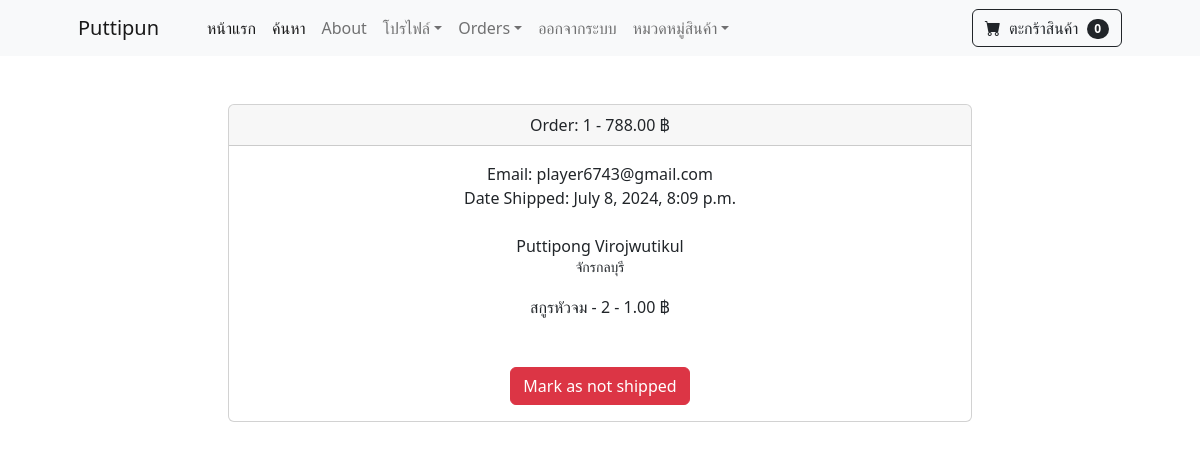
/payment/orders/1 (signed in), run on the app's committed database.
### payment/models.py (models this page shows, shortened)
class Order(models.Model):
    user = models.ForeignKey(User, on_delete=models.CASCADE, null=True, blank=True)
    full_name = models.CharField(max_length=250)
    email = models.EmailField(max_length=250)
    shipping_address = models.TextField(max_length=15000)
    amount_paid = models.DecimalField(max_digits=7, decimal_places=2)
    date_ordered = models.DateTimeField(auto_now_add=True)
    shipped = models.BooleanField(default=False)
    date_shipped = models.DateTimeField(blank=True, null=True)

class OrderItem(models.Model):
    order = models.ForeignKey(Order, on_delete=models.CASCADE, null=True)
    product = models.ForeignKey(Product, on_delete=models.CASCADE, null=True)
    user = models.ForeignKey(User, on_delete=models.CASCADE, null=True, blank=True)
    quantity = models.PositiveBigIntegerField(default=1)
    price = models.DecimalField(max_digits=7, decimal_places=2)

### store/models.py (models this page shows)
class Product(models.Model):
    name = models.CharField(max_length=100)
    price = models.DecimalField(default=0, decimal_places=2, max_digits=6)
    category = models.ForeignKey(Category, on_delete=models.CASCADE, default=1)
    description = models.CharField(max_length=250, default='', blank=True, null=True)
    image = models.ImageField(upload_to='upload/product/')
    is_sale = models.BooleanField(default=False)
    sale_price = models.DecimalField(default=0, decimal_places=2, max_digits=6)
    def __str__(self):
        return self.name

### payment/views.py (the view, shortened to what this page needs)
# urls.py: path('orders/<int:pk>', views.orders, name='orders'),
def orders(request, pk):
    if request.user.is_authenticated and request.user.is_superuser:
        order = Order.objects.get(id=pk)
        items = OrderItem.objects.filter(order=pk)
        return render(request, 'payment/orders.html', {'order':order, 'items':items})
    else:
        messages.success(request, 'Access Denied')
        return redirect('home')

### cart/cart.py (called while the page is built)
    def __len__(self):
        return len(self.cart)

### cart/context_processors.py (called while the page is built)
def cart(request):
    return {'cart':Cart(request)}

### payment/templates/payment/orders.html (shortened to what this page needs)
{% extends "base.html" %}
{% block content %}
    <div class="container">
        <div class="row">
            <center>
                <div class="col-8">
                    <br><br>
                    <div class="card">
                        <div class="card-header">
                            Order: {{ order.id }} - {{ order.amount_paid}} ฿
                        </div>
                        <div class="card-body">
                            Email: {{ order.email }}<br>
                            {% if order.date_shipped %}
                                Date Shipped: {{ order.date_shipped }}
                            {% else %}
                                Date Ordered: {{ order.date_ordered }}
                            {% endif %}
                            <br><br>
                            {{ order.full_name }}<br>
                            <pre>{{ order.shipping_address }}</pre>
                            {% for item in items %}
                                {{ item.product }} - {{ item.quantity }} - {{ item.price }} ฿<br>
                            {% endfor %}
                            <br><br>
                            {% if not order.shipped %}
                                <form method='POST'>
                                    {% csrf_token %}
                                    <input type="hidden" name='shipping_status' value='true'>
                                    <button type='submit' class='btn btn-success'>Mark as shipped</button>
                                </form>
                            {% else %}
                                <form method='POST'>
                                    <button type='submit' class='btn btn-danger'>Mark as not shipped</button>
                                </form>
                            {% endif %}
                        </div>
                    </div>
                </div>
            </center>
        </div>
    </div>
{% endblock content %}

### data on the page
Order: id "1", amount_paid "788.00", email "player6743@gmail.com", date_shipped "July 8, 2024, 8:09 p.m.", full_name "Puttipong Virojwutikul", shipping_address "จักรกลบุรี"
OrderItem: product "สกูรหัวจม", quantity "2", price "1.00"

### other printed values
{{ cart|length }} "0"
